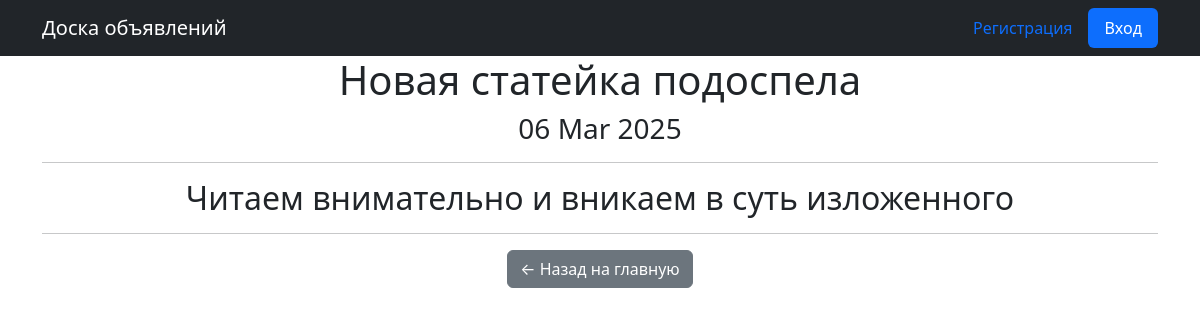
Page /news/20/ on the committed database.
### news/models.py (models this page shows, shortened)
class Post(models.Model):
    author = models.ForeignKey(Author, on_delete=models.CASCADE)
    ARTICLE = 'AR'
    NEWS = 'NW'
    CATEGORIES = (
        (NEWS, 'Новость'),
        (ARTICLE, 'Статья'),
    )
    publication = models.CharField(max_length=2, choices=CATEGORIES, default=NEWS)
    date_creation = models.DateTimeField(auto_now_add=True)
    post_category = models.ManyToManyField(Category, through='PostCategory')
    title = models.CharField(max_length=256)
    text = models.TextField()
    rating = models.SmallIntegerField(default=0)
    def __str__(self):
        return f'{self.title}'

### news/views.py (the view)
# urls.py: path('<int:pk>/', cache_page(60 * 5)(NewList.as_view()), name='new_detail'),
class NewList(DetailView):
    model = Post
    template_name = 'new.html'
    context_object_name = 'new'
    queryset = Post.objects.all()
    def get_object(self, *args, **kwargs): # переопределяем метод получения объекта
        obj = cache.get(f'post-{self.kwargs["pk"]}', None)
        if not obj:
            obj = super().get_object(queryset=self.queryset)
            cache.set(f'post-{self.kwargs["pk"]}', obj)
        return obj

### news/templatetags/custom_filters.py (called while the page is built)
@register.filter()
def censor(value):
    bad_word = ['Искусство', 'Мэр', 'геймеров', 'очко']
    for word in value.split():
        for i in bad_word:
            if i.lower() in word.lower().replace(',.:;/-\\""', ''):
                value = value.replace(i, f"{i[0]}{'*' * (len(i) - 1)}")
    if not isinstance(value, str):
        raise TypeError(f'Фильтр применяется к неразрешенному типу {type(value)}\nРазрешенный тип str')
    return value

### templates/new.html (shortened to what this page needs)
{% extends 'flatpages/default.html' %}
{% load custom_filters %}
{% block content %}
<h1>{{ new }}</h1>
<h3>{{ new.date_creation|date:'d M Y' }}</h3>
<hr>
<h2>{{ new.text|censor }}</h2>
<hr>
<a href="{% url 'news_list' %}" class="btn btn-secondary">← Назад на главную</a>
{% endblock content %}

### rows in the picture
Post: title "Новая статейка подоспела", date_creation "06 Mar 2025", text|censor "Читаем внимательно и вникаем в суть изложенного"
